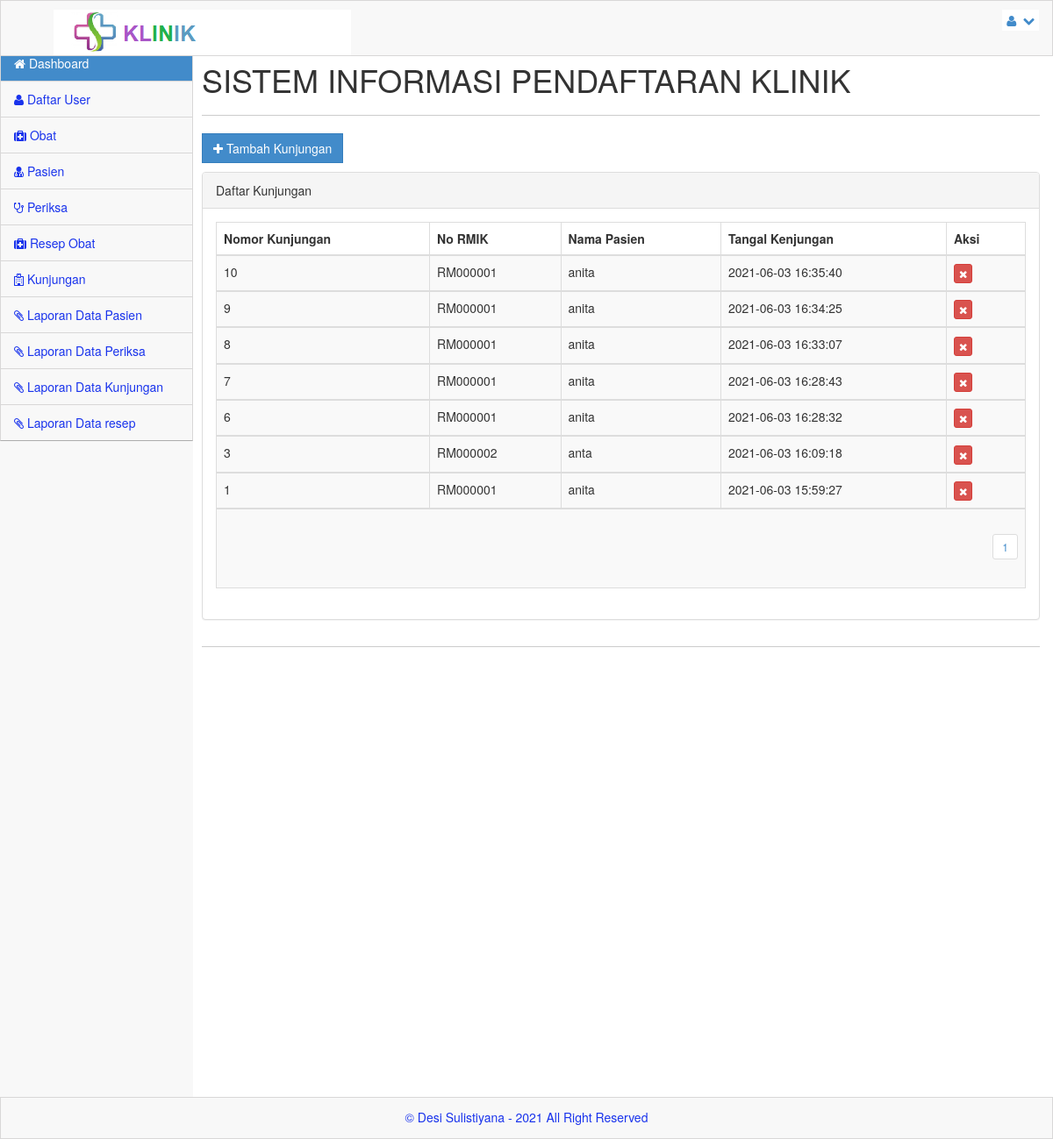
The page /admin/index.php?menu=kunjungan (signed in) on the database its author committed.
### tables this page shows
CREATE TABLE `kunjungan` (
  `no_kunjungan` int(10) NOT NULL,
  `no_rm` varchar(10) NOT NULL,
  `created_at` timestamp NULL DEFAULT current_timestamp(),
  `updated_at` timestamp NULL DEFAULT current_timestamp(),
  `deleted_at` timestamp NULL DEFAULT NULL
);

CREATE TABLE `pasien` (
  `no_rm` varchar(11) NOT NULL,
  `nm_pasien` varchar(300) NOT NULL,
  `j_kel` varchar(100) NOT NULL,
  `agama` varchar(100) NOT NULL,
  `alamat` varchar(300) NOT NULL,
  `tgl_lhr` date NOT NULL,
  `ktp` varchar(16) NOT NULL,
  `no_tlp` varchar(12) NOT NULL,
  `nm_kel` varchar(20) NOT NULL,
  `hub_kel` varchar(100) NOT NULL
);

### admin/kunjungan.php (the view, shortened to what this page needs)
<?php
$row = 20;
$hal = isset($_GET['hal']) ? $_GET['hal'] : 0;
$pageSql = "SELECT * FROM kunjungan";
$pageQry = mysqli_query($server,$pageSql) or die ("error paging: ".mysqli_error());
$jml	 = mysqli_num_rows($pageQry);
$max	 = ceil($jml/$row);
?>
<a href="?menu=kunjungan_add" class="btn btn-primary btn-rect" data-toggle="modal"><i class='icon icon-white icon-plus'></i> Tambah Kunjungan</a><p>
<div class="panel panel-default">
	<div class="panel-heading">
		Daftar Kunjungan
	</div>
	<div class="panel-body">
		<div class="table-responsive">
			<table class="table table-striped table-bordered table-hover">
				<thead>
					<tr>
						<th>Nomor Kunjungan</th>
						<th>No RMIK</th>
						<th>Nama Pasien</th>
						<th>Tangal Kenjungan</th>
						<th width="90">Aksi</th>
					</tr>
				</thead>
			<?php
				$kjgSql = "SELECT * FROM kunjungan LEFT JOIN pasien ON pasien.no_rm=kunjungan.no_rm ORDER BY no_kunjungan DESC LIMIT $hal, $row";
				$kjgQry = mysqli_query($server,$kjgSql)  or die ("Query Kunjungan salah : ".mysqli_error());
				while ($kjg = mysqli_fetch_array($kjgQry)) {
			?>
				<tbody>
					<tr>
						<td><?php echo $kjg['no_kunjungan'];?></td>
						<td><?php echo $kjg['no_rm'];?></td>
						<td><?php echo $kjg['nm_pasien'];?></td>
						<td><?php echo $kjg['created_at'];?></td>
						<td>
						  <div class='btn-group'>
						  <a href="?menu=kunjungan_del&aksi=hapus&nmr=<?php echo $kjg['no_kunjungan']; ?>" class="btn btn-xs btn-danger tipsy-kiri-atas" title="Hapus Data Ini" onclick="return confirm('ANDA YAKIN AKAN MENGHAPUS DATA PENTING INI ... ?')"><i class="icon-remove icon-white"></i></a>
						  </div>
						</td>
					</tr>
				</tbody>
			<?php } ?>
					<tr>
						<td colspan="6" align="right">
						<?php
						for($h = 1; $h <= $max; $h++){
							$list[$h] = $row*$h-$row;
							echo "<ul class='pagination pagination-sm'><li><a href='?menu=kunjungan&hal=$list[$h]'>$h</a></li></ul>";
						}
						?></td>
					</tr>
			</table>
		</div>
	</div>
</div>

### css/main.css (style rules this page uses)
@media (min-width: 768px) { html, body { height: 100%; } }
body.padTop53 { padding-top: 75px; overflow: visible; }
@media (min-width: 802px) { body.padTop53 { padding-top: 51px; } }
.btn-rect { border-radius: 0 !important; }

### css/MoneAdmin.css (style rules this page uses)
body { background-color: #f8f8f8; }

### rows shown on the page
kunjungan: no_kunjungan "10", pasien.no_rm "RM000001", pasien.nm_pasien "anita", created_at "2021-06-03 16:35:40"
kunjungan: no_kunjungan "9", pasien.no_rm "RM000001", pasien.nm_pasien "anita", created_at "2021-06-03 16:34:25"
kunjungan: no_kunjungan "8", pasien.no_rm "RM000001", pasien.nm_pasien "anita", created_at "2021-06-03 16:33:07"
kunjungan: no_kunjungan "7", pasien.no_rm "RM000001", pasien.nm_pasien "anita", created_at "2021-06-03 16:28:43"
kunjungan: no_kunjungan "6", pasien.no_rm "RM000001", pasien.nm_pasien "anita", created_at "2021-06-03 16:28:32"
kunjungan: no_kunjungan "3", pasien.no_rm "RM000002", pasien.nm_pasien "anta", created_at "2021-06-03 16:09:18"
kunjungan: no_kunjungan "1", pasien.no_rm "RM000001", pasien.nm_pasien "anita", created_at "2021-06-03 15:59:27"
